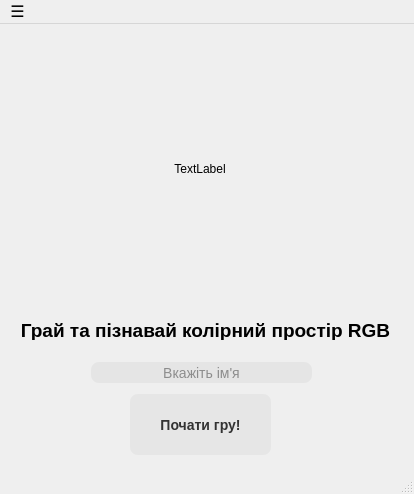
<?xml version="1.0" encoding="UTF-8"?>
<ui version="4.0">
 <class>MainWindow</class>
 <widget class="QMainWindow" name="MainWindow">
  <property name="geometry">
   <rect>
    <x>0</x>
    <y>0</y>
    <width>414</width>
    <height>494</height>
   </rect>
  </property>
  <property name="minimumSize">
   <size>
    <width>414</width>
    <height>494</height>
   </size>
  </property>
  <property name="maximumSize">
   <size>
    <width>414</width>
    <height>494</height>
   </size>
  </property>
  <property name="windowTitle">
   <string>Вгадай колір</string>
  </property>
  <property name="windowIcon">
   <iconset>
    <normaloff>images/Guess the color.png</normaloff>images/Guess the color.png</iconset>
  </property>
  <widget class="QWidget" name="centralwidget">
   <widget class="QLabel" name="label_2">
    <property name="geometry">
     <rect>
      <x>10</x>
      <y>296</y>
      <width>391</width>
      <height>20</height>
     </rect>
    </property>
    <property name="font">
     <font>
      <family>Arial</family>
      <pointsize>14</pointsize>
      <bold>true</bold>
     </font>
    </property>
    <property name="text">
     <string>Грай та пізнавай колірний простір RGB</string>
    </property>
    <property name="alignment">
     <set>Qt::AlignCenter</set>
    </property>
   </widget>
   <widget class="QLabel" name="label">
    <property name="geometry">
     <rect>
      <x>75</x>
      <y>20</y>
      <width>250</width>
      <height>250</height>
     </rect>
    </property>
    <property name="text">
     <string>TextLabel</string>
    </property>
    <property name="alignment">
     <set>Qt::AlignCenter</set>
    </property>
   </widget>
   <widget class="QPushButton" name="mainPushButton">
    <property name="geometry">
     <rect>
      <x>130</x>
      <y>370</y>
      <width>141</width>
      <height>61</height>
     </rect>
    </property>
    <property name="font">
     <font>
      <family>Arial</family>
      <pointsize>-1</pointsize>
      <bold>true</bold>
     </font>
    </property>
    <property name="styleSheet">
     <string notr="true">  background-color: rgba(51, 51, 51, 0.05);
  border-radius: 8px;
  color: #333333;
  font-size: 14px;</string>
    </property>
    <property name="text">
     <string>Почати гру!</string>
    </property>
   </widget>
   <widget class="QLineEdit" name="mainLineEdit">
    <property name="geometry">
     <rect>
      <x>91</x>
      <y>338</y>
      <width>221</width>
      <height>21</height>
     </rect>
    </property>
    <property name="toolTipDuration">
     <number>-1</number>
    </property>
    <property name="accessibleDescription">
     <string>1</string>
    </property>
    <property name="layoutDirection">
     <enum>Qt::LeftToRight</enum>
    </property>
    <property name="styleSheet">
     <string notr="true">  background-color: rgba(31, 31, 31, 0.05);
  border-radius: 8px;
  color: #333333;
  font-size: 14px;</string>
    </property>
    <property name="locale">
     <locale language="Ukrainian" country="Ukraine"/>
    </property>
    <property name="inputMask">
     <string/>
    </property>
    <property name="text">
     <string/>
    </property>
    <property name="alignment">
     <set>Qt::AlignCenter</set>
    </property>
    <property name="placeholderText">
     <string>Вкажіть ім'я</string>
    </property>
    <property name="clearButtonEnabled">
     <bool>false</bool>
    </property>
   </widget>
  </widget>
  <widget class="QMenuBar" name="mainMenubar">
   <property name="geometry">
    <rect>
     <x>0</x>
     <y>0</y>
     <width>414</width>
     <height>22</height>
    </rect>
   </property>
   <property name="font">
    <font>
     <family>Arial</family>
     <pointsize>12</pointsize>
     <bold>true</bold>
    </font>
   </property>
   <widget class="QMenu" name="menu">
    <property name="title">
     <string>☰</string>
    </property>
    <addaction name="action"/>
    <addaction name="action_2"/>
   </widget>
   <addaction name="menu"/>
  </widget>
  <widget class="QStatusBar" name="statusbar"/>
  <action name="action">
   <property name="text">
    <string>Додати власний колір</string>
   </property>
  </action>
  <action name="action_2">
   <property name="text">
    <string>Попередні результати</string>
   </property>
  </action>
 </widget>
 <resources/>
 <connections/>
</ui>
